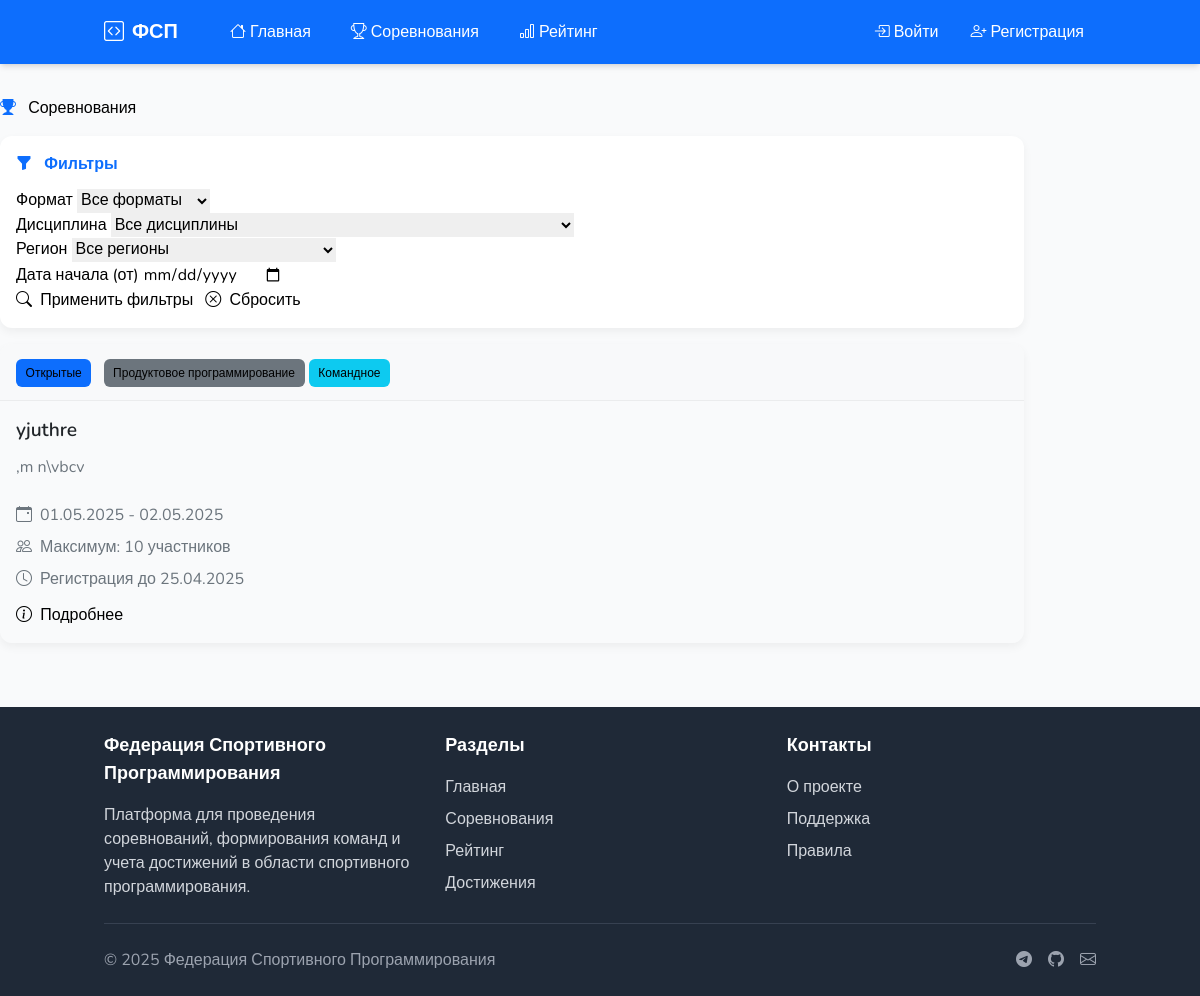
The app's page /competitions/ with its own data.
### app/models.py (models this page shows, shortened)
class Competition(db.Model):
    __tablename__ = 'competitions'
    id = db.Column(db.Integer, primary_key=True)
    name = db.Column(db.String(100), nullable=False)
    description = db.Column(db.Text)
    discipline = db.Column(db.String(30), nullable=False)
    format = db.Column(db.String(30), nullable=False)
    status = db.Column(db.String(20), default=CompetitionStatus.DRAFT)
    start_date = db.Column(db.DateTime, nullable=False)
    end_date = db.Column(db.DateTime, nullable=False)
    registration_start = db.Column(db.DateTime, nullable=False)
    registration_end = db.Column(db.DateTime, nullable=False)
    max_participants = db.Column(db.Integer)
    is_team_competition = db.Column(db.Boolean, default=True)
    organizer_id = db.Column(db.Integer, db.ForeignKey('users.id'))
    location = db.Column(db.String(200))  # Если есть физическое место проведения
    requirements = db.Column(db.Text)  # Технические требования
    prizes = db.Column(db.Text)  # Информация о призах
    logo_url = db.Column(db.String(200))  # URL логотипа соревнования
    website = db.Column(db.String(200))  # Внешний сайт соревнования
    created_at = db.Column(db.DateTime, default=datetime.utcnow)
    updated_at = db.Column(db.DateTime, default=datetime.utcnow, onupdate=datetime.utcnow)
    regions = db.relationship('Region',
                              secondary=competition_regions,
                              backref=db.backref('competitions', lazy='dynamic'))
    teams = db.relationship('Team', backref='competition', lazy='dynamic')
    results = db.relationship('Result', backref='competition', lazy='dynamic')

### app/routes/competitions.py (the view)
@competitions.route('/list')
@competitions.route('/')
def list():
    format_filter = request.args.get('format')
    discipline_filter = request.args.get('discipline')
    region_filter = request.args.get('region')
    date_filter = request.args.get('date')
    query = Competition.query.filter(Competition.registration_end >= datetime.utcnow())
    if format_filter:
        query = query.filter(Competition.format == format_filter)
    if discipline_filter:
        query = query.filter(Competition.discipline == discipline_filter)
    if region_filter:
        query = query.join(Competition.regions).filter(Region.id == region_filter)
    if date_filter:
        try:
            date = datetime.strptime(date_filter, '%Y-%m-%d')
            query = query.filter(Competition.start_date >= date)
        except ValueError:
            pass
    competitions_list = query.order_by(Competition.start_date).all()
    disciplines = [
        (CompetitionDiscipline.PRODUCT, "Продуктовое программирование"),
        (CompetitionDiscipline.SECURITY, "Программирование систем информационной безопасности"),
        (CompetitionDiscipline.ALGORITHM, "Алгоритмическое программирование"),
        (CompetitionDiscipline.ROBOTICS, "Программирование робототехники"),
        (CompetitionDiscipline.DRONE, "Программирование беспилотных авиационных систем")
    ]
    formats = [
        (CompetitionFormat.OPEN, "Открытые"),
        (CompetitionFormat.REGIONAL, "Региональные"),
        (CompetitionFormat.FEDERAL, "Всероссийские")
    ]
    regions = Region.query.order_by(Region.name).all()
    now = datetime.utcnow()
    return render_template('competitions/list.html',
                           competitions=competitions_list,
                           disciplines=disciplines,
                           formats=formats,
                           regions=regions,
                           now=now)

### app/templates/competitions/list.html (shortened to what this page needs)
{% extends "base.html" %}
{% block extra_css %}
<link rel="stylesheet" href="https://cdn.jsdelivr.net/npm/bootstrap-icons@1.8.0/font/bootstrap-icons.css">
{% endblock %}
{% block content %}
<div class="container py-4 fade-in">
    <div class="d-flex justify-content-between align-items-center mb-4">
        <h1 class="mb-0">
            <i class="bi bi-trophy-fill text-primary me-2"></i>
            Соревнования
        </h1>
    </div>
    <div class="filter-card p-4 mb-4">
        <h5 class="filter-title mb-3">
            <i class="bi bi-funnel-fill me-2"></i>
            Фильтры
        </h5>
        <form method="GET" action="{{ url_for('competitions.list') }}" class="needs-validation" novalidate>
            <div class="row g-4">
                <div class="col-md-3">
                    <label for="format" class="form-label">Формат</label>
                    <select name="format" id="format" class="form-select">
                        <option value="">Все форматы</option>
                    </select>
                </div>
                <div class="col-md-3">
                    <label for="discipline" class="form-label">Дисциплина</label>
                    <select name="discipline" id="discipline" class="form-select">
                        <option value="">Все дисциплины</option>
                    </select>
                </div>
                <div class="col-md-3">
                    <label for="region" class="form-label">Регион</label>
                    <select name="region" id="region" class="form-select">
                        <option value="">Все регионы</option>
                    </select>
                </div>
                <div class="col-md-3">
                    <label for="date" class="form-label">Дата начала (от)</label>
                    <input type="date" name="date" id="date" class="form-control" value="{{ request.args.get('date', '') }}">
                </div>
                <div class="col-12 d-flex justify-content-end">
                    <button type="submit" class="btn btn-primary me-2">
                        <i class="bi bi-search me-1"></i>
                        Применить фильтры
                    </button>
                    <a href="{{ url_for('competitions.list') }}" class="btn btn-outline-secondary">
                        <i class="bi bi-x-circle me-1"></i>
                        Сбросить
                    </a>
                </div>
            </div>
        </form>
    </div>
    {% if competitions %}
    <div class="row row-cols-1 row-cols-md-2 row-cols-lg-3 g-4">
        {% for competition in competitions %}
        <div class="col fade-in" style="animation-delay: {{ loop.index * 0.05 }}s">
            <div class="card competition-card h-100">
                <div class="card-header d-flex align-items-center p-3">
                    {% for format_value, format_label in formats %}
                        {% if competition.format == format_value %}
                            <span class="badge bg-primary me-2">{{ format_label }}</span>
                        {% endif %}
                    {% endfor %}
                    {% for discipline_value, discipline_label in disciplines %}
                        {% if competition.discipline == discipline_value %}
                            <span class="badge bg-secondary">{{ discipline_label }}</span>
                        {% endif %}
                    {% endfor %}
                    {% if competition.is_team_competition %}
                    <span class="badge bg-info ms-auto">Командное</span>
                    {% else %}
                    <span class="badge bg-warning ms-auto">Индивидуальное</span>
                    {% endif %}
                </div>
                <div class="card-body d-flex flex-column p-4">
                    <h5 class="competition-title">{{ competition.name }}</h5>
                    <p class="competition-description">{{ competition.description|truncate(100) }}</p>
                    <div class="mt-auto">
                        <div class="competition-info">
                            <i class="bi bi-calendar-event"></i>
                            <span>{{ competition.start_date.strftime('%d.%m.%Y') }} - {{ competition.end_date.strftime('%d.%m.%Y') }}</span>
                        </div>
                        <div class="competition-info">
                            <i class="bi bi-people"></i>
                            <span>
                                {% if competition.max_participants %}
                                Максимум: {{ competition.max_participants }} участников
                                {% else %}
                                Без ограничения участников
                                {% endif %}
                            </span>
                        </div>
                        <div class="competition-info mb-3">
                            <i class="bi bi-clock"></i>
                            <span>
                                {% if competition.registration_end > now %}
                                Регистрация до {{ competition.registration_end.strftime('%d.%m.%Y') }}
                                {% else %}
                                Регистрация завершена
                                {% endif %}
                            </span>
                        </div>
                        <div class="d-grid">
                            <a href="{{ url_for('competitions.view', id=competition.id) }}" class="btn btn-outline-primary">
                                <i class="bi bi-info-circle me-1"></i>
                                Подробнее
                            </a>
                        </div>
                    </div>
                </div>
            </div>
        </div>
        {% endfor %}
    </div>
    {% endif %}
</div>
{% endblock %}

### app/templates/competitions/list.html (style rules this page uses)
.filter-card { background-color: #fff; border-radius: 12px; box-shadow: 0 4px 10px rgba(0,0,0,0.05); margin-bottom: 30px; }
.filter-title { font-weight: 600; color: #0d6efd; margin-bottom: 1rem; }
.competition-card { height: 100%; border-radius: 12px; overflow: hidden; box-shadow: 0 4px 10px rgba(0,0,0,0.05); transition: transform 0.3s, box-shadow 0.3s; border: none; }
.competition-card .card-header { background-color: #f8f9fa; border-bottom: 1px solid rgba(0,0,0,0.05); padding: 1rem; }
.badge { font-weight: 500; padding: 0.5em 0.8em; border-radius: 6px; font-size: 0.75rem; }
.competition-info { display: flex; align-items: center; margin-bottom: 0.5rem; color: #6c757d; }
.competition-info i { margin-right: 0.5rem; width: 16px; text-align: center; }
.competition-title { font-weight: 600; font-size: 1.2rem; line-height: 1.4; margin-bottom: 0.75rem; color: #212529; }
.competition-description { color: #6c757d; margin-bottom: 1.5rem; line-height: 1.5; }

### records on screen
Competition: formats "Открытые", disciplines "Продуктовое программирование", is_team_competition "Командное", name "yjuthre", description ",m n\\vbcv", start_date "01.05.2025", end_date "02.05.2025", max_participants "10", registration_end "25.04.2025"
